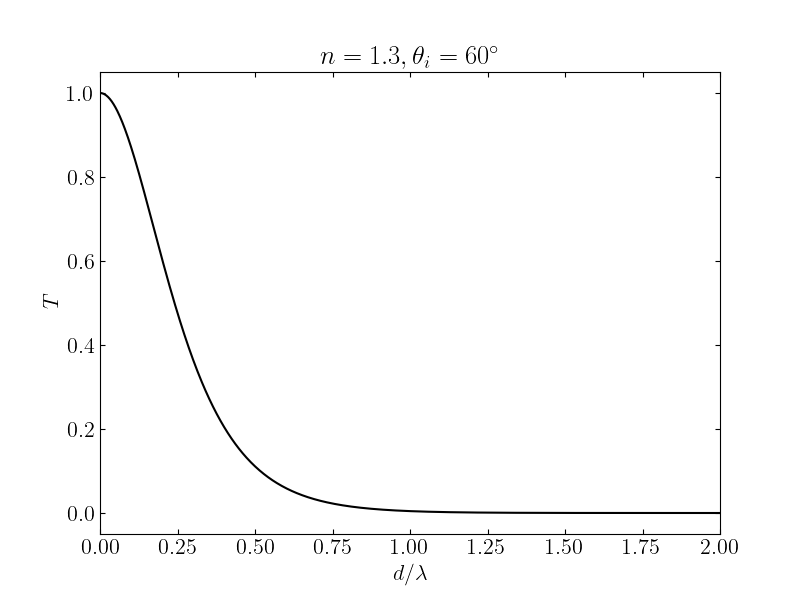

Python code for this plot:
import matplotlib.pyplot as plt
import ptrace as pt
import numpy as np


n = 1.3
theta_c = np.arcsin(1 / n)
theta_i = np.radians(60)

d = np.linspace(0, 2, 1000)

psi = 2 * np.pi * np.sqrt((n * np.sin(theta_i)) ** 2 - 1) * d

N = (2 * n * np.cos(theta_i)) ** 2 * (1 - (n * np.sin(theta_i)) ** 2)

T = N / (
    N * np.cosh(psi) ** 2
    - ((n * np.cos(theta_i)) ** 2 + 1 - (n * np.sin(theta_i)) ** 2) *
    np.sinh(psi) ** 2)


pt.mpl(tex=True)

fig, ax = plt.subplots(1, 1, figsize=(8, 6))

ax.plot(d, T, "-k")

ax.set_xlabel("$d/\lambda$")
ax.set_ylabel("$T$")

ax.set_xlim(d.min(), d.max())
ax.tick_params(**pt.params)
ax.set_title(r"$n=1.3,\theta_i=60^\circ$")

fig.savefig("p1.png")
